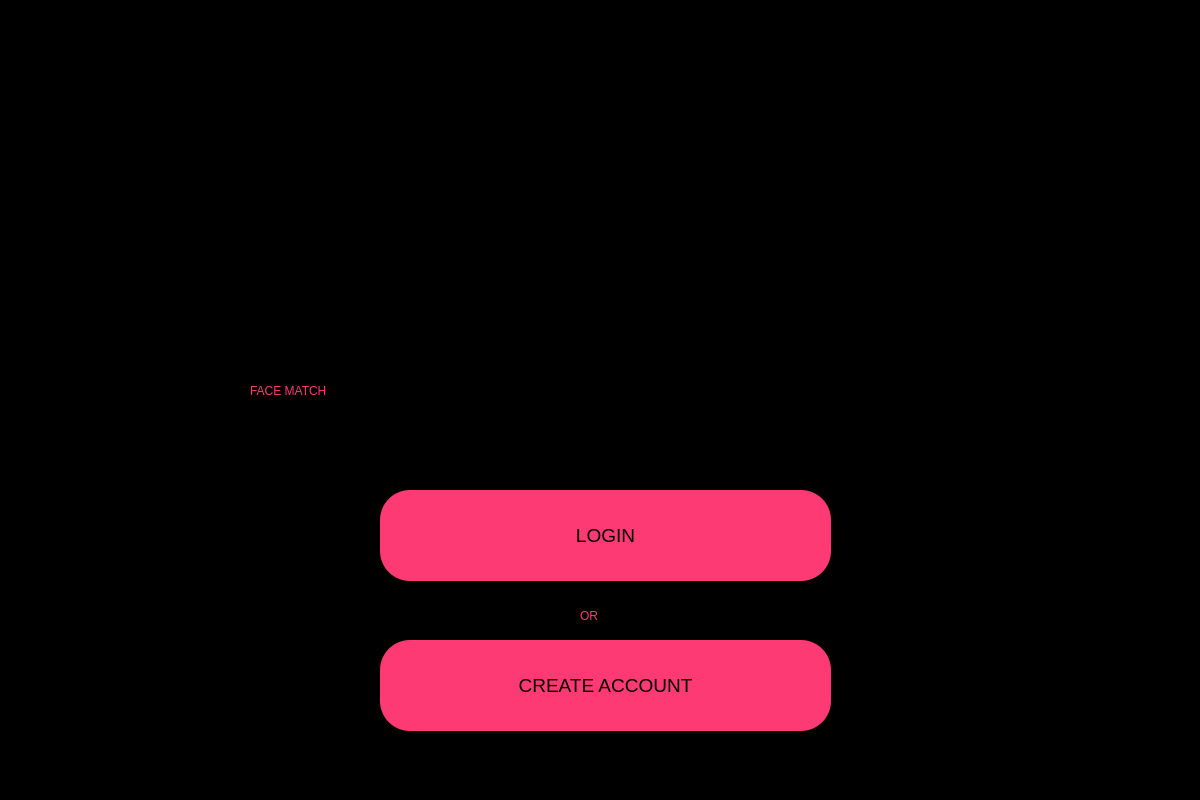
<?xml version="1.0" encoding="UTF-8"?>
<ui version="4.0">
 <class>MainWindow</class>
 <widget class="QMainWindow" name="MainWindow">
  <property name="geometry">
   <rect>
    <x>0</x>
    <y>0</y>
    <width>1200</width>
    <height>800</height>
   </rect>
  </property>
  <property name="windowTitle">
   <string>WELCOME</string>
  </property>
  <property name="styleSheet">
   <string notr="true">background-color: #424242;
background-color: rgb(0, 0, 0);
</string>
  </property>
  <widget class="QWidget" name="centralwidget">
   <widget class="QLabel" name="FaceMatch_Label">
    <property name="geometry">
     <rect>
      <x>250</x>
      <y>310</y>
      <width>701</width>
      <height>161</height>
     </rect>
    </property>
    <property name="styleSheet">
     <string notr="true">color: rgb(253, 58, 115);
font: 75 60pt &quot;Segoe Print&quot;;</string>
    </property>
    <property name="text">
     <string>FACE MATCH</string>
    </property>
   </widget>
   <widget class="QLabel" name="Image_label">
    <property name="geometry">
     <rect>
      <x>390</x>
      <y>20</y>
      <width>411</width>
      <height>291</height>
     </rect>
    </property>
    <property name="styleSheet">
     <string notr="true">background-image: url(:/Myimages/OIG.jpeg);</string>
    </property>
    <property name="text">
     <string/>
    </property>
    <property name="pixmap">
     <pixmap resource="myimqges.qrc">:/Myimages/OIG.jpeg</pixmap>
    </property>
    <property name="scaledContents">
     <bool>true</bool>
    </property>
    <property name="alignment">
     <set>Qt::AlignCenter</set>
    </property>
   </widget>
   <widget class="QPushButton" name="Login_pushButton">
    <property name="geometry">
     <rect>
      <x>380</x>
      <y>490</y>
      <width>451</width>
      <height>91</height>
     </rect>
    </property>
    <property name="font">
     <font>
      <family>Arial</family>
      <pointsize>14</pointsize>
      <weight>50</weight>
      <italic>false</italic>
      <bold>false</bold>
     </font>
    </property>
    <property name="styleSheet">
     <string notr="true">QPushButton{
background-color: rgb(253, 58, 115);
border-radius: 30px;
font: 14pt &quot;Arial&quot;;
}
QPushButton:hover{
	background-color: rgb(253, 141, 174);
}
</string>
    </property>
    <property name="text">
     <string>LOGIN</string>
    </property>
   </widget>
   <widget class="QPushButton" name="CreateAccount_pushButton">
    <property name="geometry">
     <rect>
      <x>380</x>
      <y>640</y>
      <width>451</width>
      <height>91</height>
     </rect>
    </property>
    <property name="font">
     <font>
      <family>Arial</family>
      <pointsize>14</pointsize>
      <weight>50</weight>
      <italic>false</italic>
      <bold>false</bold>
     </font>
    </property>
    <property name="styleSheet">
     <string notr="true">QPushButton{
background-color: rgb(253, 58, 115);
border-radius: 30px;
font: 14pt &quot;Arial&quot;;
}
QPushButton:hover{
	background-color: rgb(253, 141, 174);
}
</string>
    </property>
    <property name="text">
     <string>CREATE ACCOUNT</string>
    </property>
   </widget>
   <widget class="QLabel" name="label_3">
    <property name="geometry">
     <rect>
      <x>580</x>
      <y>600</y>
      <width>61</width>
      <height>31</height>
     </rect>
    </property>
    <property name="styleSheet">
     <string notr="true">font: 75 12pt &quot;MS Shell Dlg 2&quot;;
color: #FD3A73;
</string>
    </property>
    <property name="text">
     <string>OR</string>
    </property>
   </widget>
  </widget>
  <widget class="QMenuBar" name="menubar">
   <property name="geometry">
    <rect>
     <x>0</x>
     <y>0</y>
     <width>1200</width>
     <height>26</height>
    </rect>
   </property>
  </widget>
  <widget class="QStatusBar" name="statusbar"/>
 </widget>
 <resources>
  <include location="myimqges.qrc"/>
 </resources>
 <connections/>
</ui>
